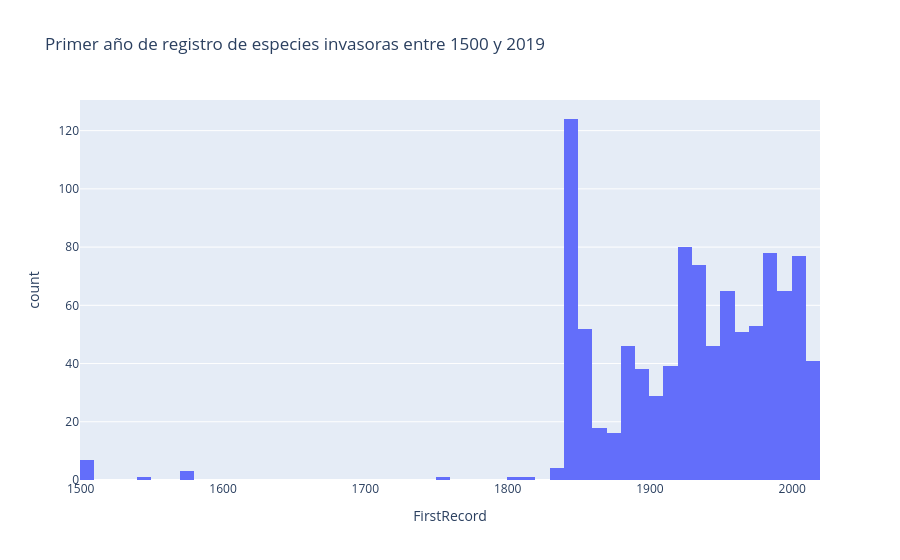

Notebook source saved alongside this figure:
### Code cell
# df_alien_species_chile[df_alien_species_chile["FirstRecord"] >= 1970].hist()
fig = px.histogram(
    df_alien_species_chile,
    x="FirstRecord",
    title=f"Primer año de registro de especies invasoras entre {df_alien_species_chile['FirstRecord'].min()} y {df_alien_species_chile['FirstRecord'].max()}",
)
fig.show()

### Figure 1 — Plotly figure (JSON) as saved in the notebook; plotly's stock layout.template omitted (floating-point values rounded to 4 significant figures; data arrays with more than 128 entries replaced by an {"elided": "..."} marker saying what was removed)
{"data": [{"bingroup": "x", "hovertemplate": "FirstRecord=%{x}<br>count=%{y}<extra></extra>", "legendgroup": "", "marker": {"color": "#636efa", "pattern": {"shape": ""}}, "name": "", "orientation": "v", "showlegend": false, "type": "histogram", "x": {"elided": "1010 int values"}, "xaxis": "x", "yaxis": "y"}], "layout": {"barmode": "relative", "legend": {"tracegroupgap": 0}, "title": {"text": "Primer año de registro de especies invasoras entre 1500 y 2019"}, "xaxis": {"anchor": "y", "domain": [0, 1], "title": {"text": "FirstRecord"}}, "yaxis": {"anchor": "x", "domain": [0, 1], "title": {"text": "count"}}}}
